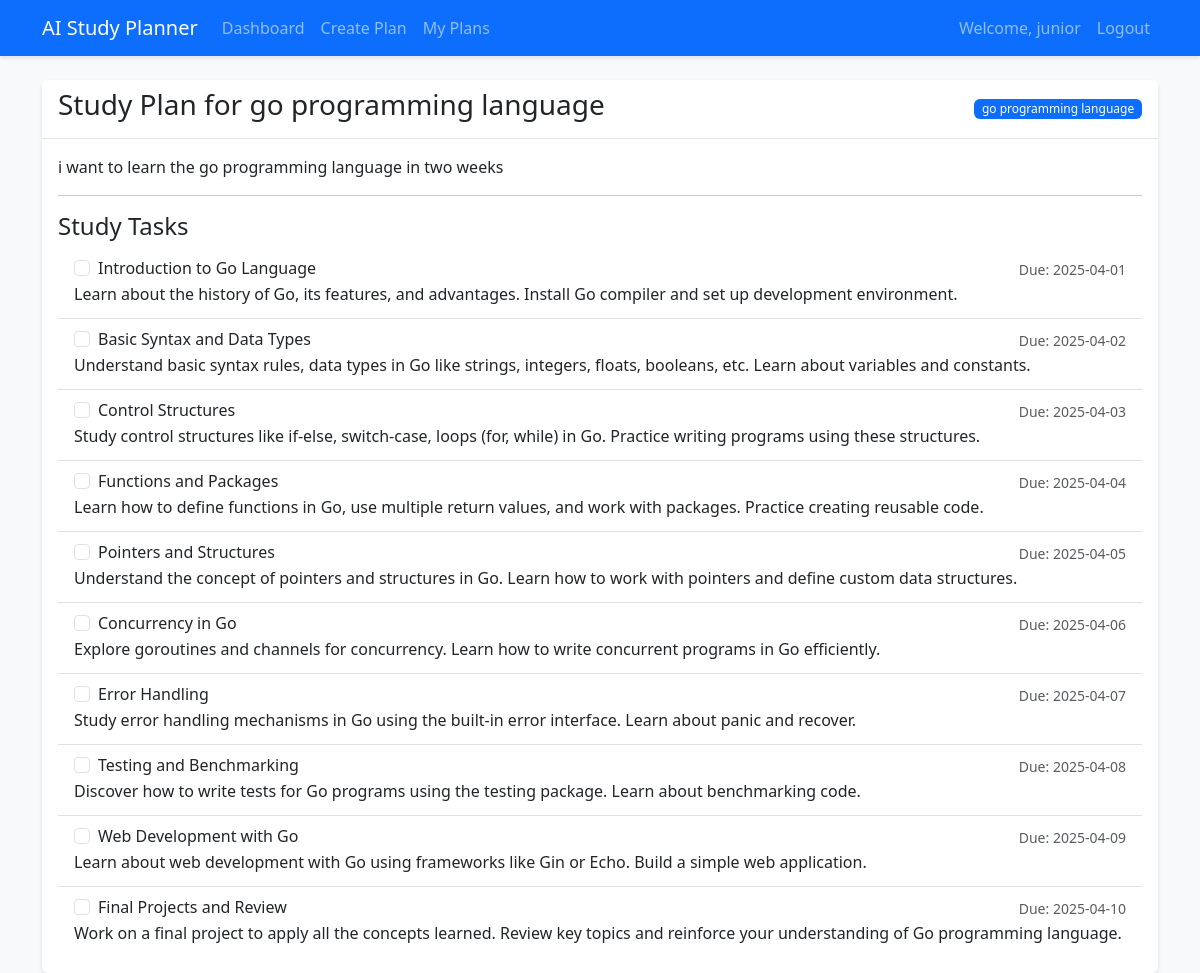
/plan/4 (signed in), run on the app's committed database.
### app/models/user.py (models this page shows, shortened)
class User(UserMixin, db.Model):
    id = db.Column(db.Integer, primary_key=True)
    username = db.Column(db.String(64), unique=True, nullable=False)
    email = db.Column(db.String(120), unique=True, nullable=False)
    password_hash = db.Column(db.String(128))
    study_plans = db.relationship('StudyPlan', backref='user', lazy=True)

### app/models/study_plan.py (models this page shows)
class StudyPlan(db.Model):
    id = db.Column(db.Integer, primary_key=True)
    title = db.Column(db.String(100), nullable=False)
    subject = db.Column(db.String(100), nullable=False)
    description = db.Column(db.Text)
    created_at = db.Column(db.DateTime, default=datetime.utcnow)
    user_id = db.Column(db.Integer, db.ForeignKey('user.id'), nullable=False)
    tasks = db.relationship('StudyTask', backref='study_plan', lazy=True)

class StudyTask(db.Model):
    id = db.Column(db.Integer, primary_key=True)
    title = db.Column(db.String(100), nullable=False)
    description = db.Column(db.Text)
    due_date = db.Column(db.DateTime)
    completed = db.Column(db.Boolean, default=False)
    study_plan_id = db.Column(db.Integer, db.ForeignKey('study_plan.id'), nullable=False)
    created_at = db.Column(db.DateTime, default=datetime.utcnow)

### app/routes/study_planner.py (the view)
@bp.route('/plan/<int:plan_id>')
@login_required
def view_plan(plan_id):
    plan = StudyPlan.query.get_or_404(plan_id)
    if plan.user_id != current_user.id:
        flash('Access denied.')
        return redirect(url_for('main.dashboard'))
    return render_template('study_planner/view_plan.html', plan=plan)

### app/models/user.py (called while the page is built)
@login_manager.user_loader
def load_user(id):
    return User.query.get(int(id))

### app/templates/study_planner/view_plan.html (shortened to what this page needs)
{% extends "base.html" %}
{% block content %}
<div class="row">
    <div class="col-md-12">
        <div class="card">
            <div class="card-header d-flex justify-content-between align-items-center">
                <h3>{{ plan.title }}</h3>
                <span class="badge bg-primary">{{ plan.subject }}</span>
            </div>
            <div class="card-body">
                <p class="card-text">{{ plan.description }}</p>
                <hr>
                <h4>Study Tasks</h4>
                <div class="list-group">
                    {% for task in plan.tasks %}
                    <div class="list-group-item">
                        <div class="d-flex w-100 justify-content-between align-items-center">
                            <div class="form-check">
                                <input class="form-check-input task-checkbox" type="checkbox"
                                       data-task-id="{{ task.id }}"
                                       {% if task.completed %}checked{% endif %}>
                                <label class="form-check-label {% if task.completed %}text-decoration-line-through{% endif %}">
                                    {{ task.title }}
                                </label>
                            </div>
                            <small class="text-muted">Due: {{ task.due_date.strftime('%Y-%m-%d') }}</small>
                        </div>
                        <p class="mb-1">{{ task.description }}</p>
                    </div>
                    {% endfor %}
                </div>
            </div>
        </div>
    </div>
</div>
{% endblock %}

### app/templates/base.html (shortened to what this page needs)
<!DOCTYPE html>
<html lang="en">
<head>
    <link href="https://cdn.jsdelivr.net/npm/bootstrap@5.3.0/dist/css/bootstrap.min.css" rel="stylesheet">
    <link rel="stylesheet" href="{{ url_for('static', filename='css/style.css') }}">
</head>
<body>
    <nav class="navbar navbar-expand-lg navbar-dark bg-primary">
        <div class="container">
            <a class="navbar-brand" href="{{ url_for('main.index') }}">AI Study Planner</a>
            <div class="collapse navbar-collapse" id="navbarNav">
                <ul class="navbar-nav me-auto">
                    {% if current_user.is_authenticated %}
                    <li class="nav-item">
                        <a class="nav-link" href="{{ url_for('main.dashboard') }}">Dashboard</a>
                    </li>
                    <li class="nav-item">
                        <a class="nav-link" href="{{ url_for('study_planner.create_plan') }}">Create Plan</a>
                    </li>
                    <li class="nav-item">
                        <a class="nav-link" href="{{ url_for('study_planner.list_plans') }}">My Plans</a>
                    </li>
                    {% endif %}
                </ul>
                <ul class="navbar-nav">
                    {% if current_user.is_authenticated %}
                    <li class="nav-item">
                        <span class="nav-link">Welcome, {{ current_user.username }}</span>
                    </li>
                    <li class="nav-item">
                        <a class="nav-link" href="{{ url_for('auth.logout') }}">Logout</a>
                    </li>
                    {% endif %}
                </ul>
            </div>
        </div>
    </nav>
    <div class="container mt-4">
        {% block content %}{% endblock %}
    </div>
</body>
</html>

### app/static/css/style.css (style rules this page uses)
body { background-color: #f8f9fa; }
.card { box-shadow: 0 2px 4px rgba(0,0,0,0.1); border: none; }
.card-header { background-color: #fff; border-bottom: 1px solid rgba(0,0,0,0.1); }
.navbar { box-shadow: 0 2px 4px rgba(0,0,0,0.1); }
.list-group-item { border-left: none; border-right: none; }
.list-group-item:first-child { border-top: none; }
.list-group-item:last-child { border-bottom: none; }
.badge { font-weight: 500; }

### data on the page
User: username "junior"
StudyPlan: title "Study Plan for go programming language", subject "go programming language", description "i want to learn the go programming language in two weeks"
StudyTask: title "Introduction to Go Language", due_date "2025-04-01", description "Learn about the history of Go, its features, and advantages. Install Go compiler and set up development environment."
StudyTask: title "Basic Syntax and Data Types", due_date "2025-04-02", description "Understand basic syntax rules, data types in Go like strings, integers, floats, booleans, etc. Learn about variables and constants."
StudyTask: title "Control Structures", due_date "2025-04-03", description "Study control structures like if-else, switch-case, loops (for, while) in Go. Practice writing programs using these structures."
StudyTask: title "Functions and Packages", due_date "2025-04-04", description "Learn how to define functions in Go, use multiple return values, and work with packages. Practice creating reusable code."
StudyTask: title "Pointers and Structures", due_date "2025-04-05", description "Understand the concept of pointers and structures in Go. Learn how to work with pointers and define custom data structures."
StudyTask: title "Concurrency in Go", due_date "2025-04-06", description "Explore goroutines and channels for concurrency. Learn how to write concurrent programs in Go efficiently."
StudyTask: title "Error Handling", due_date "2025-04-07", description "Study error handling mechanisms in Go using the built-in error interface. Learn about panic and recover."
StudyTask: title "Testing and Benchmarking", due_date "2025-04-08", description "Discover how to write tests for Go programs using the testing package. Learn about benchmarking code."
StudyTask: title "Web Development with Go", due_date "2025-04-09", description "Learn about web development with Go using frameworks like Gin or Echo. Build a simple web application."
StudyTask: title "Final Projects and Review", due_date "2025-04-10", description "Work on a final project to apply all the concepts learned. Review key topics and reinforce your understanding of Go programming language."
